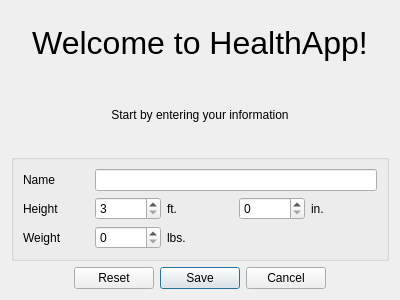
<?xml version="1.0" encoding="UTF-8"?>
<ui version="4.0">
 <class>newUser</class>
 <widget class="QDialog" name="newUser">
  <property name="geometry">
   <rect>
    <x>0</x>
    <y>0</y>
    <width>400</width>
    <height>300</height>
   </rect>
  </property>
  <property name="windowTitle">
   <string>Dialog</string>
  </property>
  <layout class="QGridLayout" name="gridLayout_2">
   <item row="5" column="0">
    <widget class="QDialogButtonBox" name="buttonBox">
     <property name="standardButtons">
      <set>QDialogButtonBox::Cancel|QDialogButtonBox::Reset|QDialogButtonBox::Save</set>
     </property>
     <property name="centerButtons">
      <bool>true</bool>
     </property>
    </widget>
   </item>
   <item row="1" column="0">
    <widget class="QLabel" name="label_2">
     <property name="text">
      <string>&lt;html&gt;&lt;head/&gt;&lt;body&gt;&lt;p align=&quot;center&quot;&gt;Start by entering your information&lt;/p&gt;&lt;/body&gt;&lt;/html&gt;</string>
     </property>
    </widget>
   </item>
   <item row="0" column="0">
    <widget class="QLabel" name="label">
     <property name="text">
      <string>&lt;html&gt;&lt;head/&gt;&lt;body&gt;&lt;p align=&quot;center&quot;&gt;&lt;span style=&quot; font-size:24pt;&quot;&gt;Welcome to HealthApp!&lt;/span&gt;&lt;/p&gt;&lt;/body&gt;&lt;/html&gt;</string>
     </property>
    </widget>
   </item>
   <item row="2" column="0">
    <widget class="QGroupBox" name="groupBox">
     <property name="title">
      <string/>
     </property>
     <layout class="QGridLayout" name="gridLayout">
      <item row="0" column="0">
       <widget class="QLabel" name="label_40">
        <property name="text">
         <string>Name</string>
        </property>
       </widget>
      </item>
      <item row="0" column="1" colspan="4">
       <widget class="QLineEdit" name="userName">
        <property name="text">
         <string/>
        </property>
       </widget>
      </item>
      <item row="1" column="0">
       <widget class="QLabel" name="label_41">
        <property name="text">
         <string>Height</string>
        </property>
       </widget>
      </item>
      <item row="1" column="1">
       <widget class="QSpinBox" name="userHtFt">
        <property name="minimum">
         <number>3</number>
        </property>
        <property name="maximum">
         <number>7</number>
        </property>
       </widget>
      </item>
      <item row="1" column="2">
       <widget class="QLabel" name="label_43">
        <property name="text">
         <string>ft.</string>
        </property>
       </widget>
      </item>
      <item row="1" column="3">
       <widget class="QSpinBox" name="userHtIn">
        <property name="maximum">
         <number>11</number>
        </property>
       </widget>
      </item>
      <item row="1" column="4">
       <widget class="QLabel" name="label_44">
        <property name="text">
         <string>in.</string>
        </property>
       </widget>
      </item>
      <item row="2" column="0">
       <widget class="QLabel" name="label_42">
        <property name="text">
         <string>Weight</string>
        </property>
       </widget>
      </item>
      <item row="2" column="1">
       <widget class="QSpinBox" name="userWeight">
        <property name="maximum">
         <number>500</number>
        </property>
       </widget>
      </item>
      <item row="2" column="2">
       <widget class="QLabel" name="label_45">
        <property name="text">
         <string>lbs.</string>
        </property>
       </widget>
      </item>
     </layout>
    </widget>
   </item>
  </layout>
 </widget>
 <resources/>
 <connections/>
</ui>
